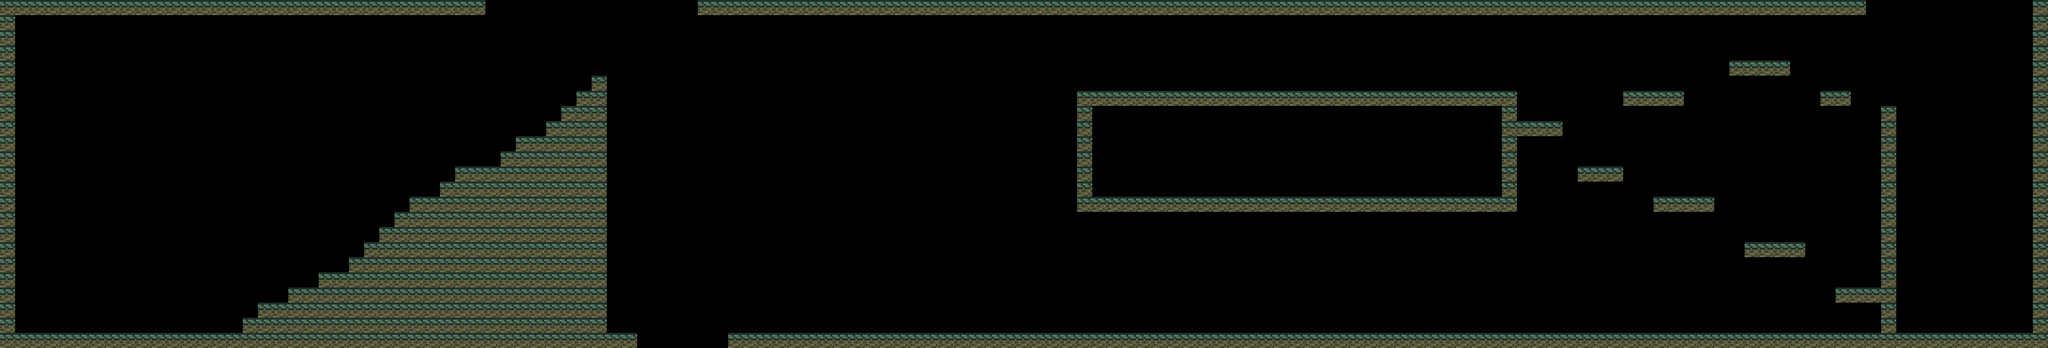

The image is a tile-based game level rendered from a .tmx file. Its description and complete source (layers, tilesets, objects, tile grids) follow:
An orthogonal 135x23 tile map with 32x32 px tiles, 1 tile layer (Tile Layer 1).

<map version="1.0" tiledversion="1.0.3" orientation="orthogonal" renderorder="right-down" width="135" height="23" tilewidth="32" tileheight="32" nextobjectid="1">
 <tileset firstgid="1" source="BrickFloor.tsx" />
 <layer name="Tile Layer 1" width="135" height="23">
  <data encoding="csv">
1,1,1,1,1,1,1,1,1,1,1,1,1,1,1,1,1,1,1,1,1,1,1,1,1,1,1,1,1,1,1,1,0,0,0,0,0,0,0,0,0,0,0,0,0,0,1,1,1,1,1,1,1,1,1,1,1,1,1,1,1,1,1,1,1,1,1,1,1,1,1,1,1,1,1,1,1,1,1,1,1,1,1,1,1,1,1,1,1,1,1,1,1,1,1,1,1,1,1,1,1,1,1,1,1,1,1,1,1,1,1,1,1,1,1,1,1,1,1,1,1,1,1,0,0,0,0,0,0,0,0,0,0,0,1,
1,0,0,0,0,0,0,0,0,0,0,0,0,0,0,0,0,0,0,0,0,0,0,0,0,0,0,0,0,0,0,0,0,0,0,0,0,0,0,0,0,0,0,0,0,0,0,0,0,0,0,0,0,0,0,0,0,0,0,0,0,0,0,0,0,0,0,0,0,0,0,0,0,0,0,0,0,0,0,0,0,0,0,0,0,0,0,0,0,0,0,0,0,0,0,0,0,0,0,0,0,0,0,0,0,0,0,0,0,0,0,0,0,0,0,0,0,0,0,0,0,0,0,0,0,0,0,0,0,0,0,0,0,0,1,
1,0,0,0,0,0,0,0,0,0,0,0,0,0,0,0,0,0,0,0,0,0,0,0,0,0,0,0,0,0,0,0,0,0,0,0,0,0,0,0,0,0,0,0,0,0,0,0,0,0,0,0,0,0,0,0,0,0,0,0,0,0,0,0,0,0,0,0,0,0,0,0,0,0,0,0,0,0,0,0,0,0,0,0,0,0,0,0,0,0,0,0,0,0,0,0,0,0,0,0,0,0,0,0,0,0,0,0,0,0,0,0,0,0,0,0,0,0,0,0,0,0,0,0,0,0,0,0,0,0,0,0,0,0,1,
1,0,0,0,0,0,0,0,0,0,0,0,0,0,0,0,0,0,0,0,0,0,0,0,0,0,0,0,0,0,0,0,0,0,0,0,0,0,0,0,0,0,0,0,0,0,0,0,0,0,0,0,0,0,0,0,0,0,0,0,0,0,0,0,0,0,0,0,0,0,0,0,0,0,0,0,0,0,0,0,0,0,0,0,0,0,0,0,0,0,0,0,0,0,0,0,0,0,0,0,0,0,0,0,0,0,0,0,0,0,0,0,0,0,0,0,0,0,0,0,0,0,0,0,0,0,0,0,0,0,0,0,0,0,1,
1,0,0,0,0,0,0,0,0,0,0,0,0,0,0,0,0,0,0,0,0,0,0,0,0,0,0,0,0,0,0,0,0,0,0,0,0,0,0,0,0,0,0,0,0,0,0,0,0,0,0,0,0,0,0,0,0,0,0,0,0,0,0,0,0,0,0,0,0,0,0,0,0,0,0,0,0,0,0,0,0,0,0,0,0,0,0,0,0,0,0,0,0,0,0,0,0,0,0,0,0,0,0,0,0,0,0,0,0,0,0,0,0,0,1,1,1,1,0,0,0,0,0,0,0,0,0,0,0,0,0,0,0,0,1,
1,0,0,0,0,0,0,0,0,0,0,0,0,0,0,0,0,0,0,0,0,0,0,0,0,0,0,0,0,0,0,0,0,0,0,0,0,0,0,1,0,0,0,0,0,0,0,0,0,0,0,0,0,0,0,0,0,0,0,0,0,0,0,0,0,0,0,0,0,0,0,0,0,0,0,0,0,0,0,0,0,0,0,0,0,0,0,0,0,0,0,0,0,0,0,0,0,0,0,0,0,0,0,0,0,0,0,0,0,0,0,0,0,0,0,0,0,0,0,0,0,0,0,0,0,0,0,0,0,0,0,0,0,0,1,
1,0,0,0,0,0,0,0,0,0,0,0,0,0,0,0,0,0,0,0,0,0,0,0,0,0,0,0,0,0,0,0,0,0,0,0,0,0,1,1,0,0,0,0,0,0,0,0,0,0,0,0,0,0,0,0,0,0,0,0,0,0,0,0,0,0,0,0,0,0,0,1,1,1,1,1,1,1,1,1,1,1,1,1,1,1,1,1,1,1,1,1,1,1,1,1,1,1,1,1,0,0,0,0,0,0,0,1,1,1,1,0,0,0,0,0,0,0,0,0,1,1,0,0,0,0,0,0,0,0,0,0,0,0,1,
1,0,0,0,0,0,0,0,0,0,0,0,0,0,0,0,0,0,0,0,0,0,0,0,0,0,0,0,0,0,0,0,0,0,0,0,0,1,1,1,0,0,0,0,0,0,0,0,0,0,0,0,0,0,0,0,0,0,0,0,0,0,0,0,0,0,0,0,0,0,0,1,0,0,0,0,0,0,0,0,0,0,0,0,0,0,0,0,0,0,0,0,0,0,0,0,0,0,0,1,0,0,0,0,0,0,0,0,0,0,0,0,0,0,0,0,0,0,0,0,0,0,0,0,1,0,0,0,0,0,0,0,0,0,1,
1,0,0,0,0,0,0,0,0,0,0,0,0,0,0,0,0,0,0,0,0,0,0,0,0,0,0,0,0,0,0,0,0,0,0,0,1,1,1,1,0,0,0,0,0,0,0,0,0,0,0,0,0,0,0,0,0,0,0,0,0,0,0,0,0,0,0,0,0,0,0,1,0,0,0,0,0,0,0,0,0,0,0,0,0,0,0,0,0,0,0,0,0,0,0,0,0,0,0,1,1,1,1,0,0,0,0,0,0,0,0,0,0,0,0,0,0,0,0,0,0,0,0,0,1,0,0,0,0,0,0,0,0,0,1,
1,0,0,0,0,0,0,0,0,0,0,0,0,0,0,0,0,0,0,0,0,0,0,0,0,0,0,0,0,0,0,0,0,0,1,1,1,1,1,1,0,0,0,0,0,0,0,0,0,0,0,0,0,0,0,0,0,0,0,0,0,0,0,0,0,0,0,0,0,0,0,1,0,0,0,0,0,0,0,0,0,0,0,0,0,0,0,0,0,0,0,0,0,0,0,0,0,0,0,1,0,0,0,0,0,0,0,0,0,0,0,0,0,0,0,0,0,0,0,0,0,0,0,0,1,0,0,0,0,0,0,0,0,0,1,
1,0,0,0,0,0,0,0,0,0,0,0,0,0,0,0,0,0,0,0,0,0,0,0,0,0,0,0,0,0,0,0,0,1,1,1,1,1,1,1,0,0,0,0,0,0,0,0,0,0,0,0,0,0,0,0,0,0,0,0,0,0,0,0,0,0,0,0,0,0,0,1,0,0,0,0,0,0,0,0,0,0,0,0,0,0,0,0,0,0,0,0,0,0,0,0,0,0,0,1,0,0,0,0,0,0,0,0,0,0,0,0,0,0,0,0,0,0,0,0,0,0,0,0,1,0,0,0,0,0,0,0,0,0,1,
1,0,0,0,0,0,0,0,0,0,0,0,0,0,0,0,0,0,0,0,0,0,0,0,0,0,0,0,0,0,1,1,1,1,1,1,1,1,1,1,0,0,0,0,0,0,0,0,0,0,0,0,0,0,0,0,0,0,0,0,0,0,0,0,0,0,0,0,0,0,0,1,0,0,0,0,0,0,0,0,0,0,0,0,0,0,0,0,0,0,0,0,0,0,0,0,0,0,0,1,0,0,0,0,1,1,1,0,0,0,0,0,0,0,0,0,0,0,0,0,0,0,0,0,1,0,0,0,0,0,0,0,0,0,1,
1,0,0,0,0,0,0,0,0,0,0,0,0,0,0,0,0,0,0,0,0,0,0,0,0,0,0,0,0,1,1,1,1,1,1,1,1,1,1,1,0,0,0,0,0,0,0,0,0,0,0,0,0,0,0,0,0,0,0,0,0,0,0,0,0,0,0,0,0,0,0,1,0,0,0,0,0,0,0,0,0,0,0,0,0,0,0,0,0,0,0,0,0,0,0,0,0,0,0,1,0,0,0,0,0,0,0,0,0,0,0,0,0,0,0,0,0,0,0,0,0,0,0,0,1,0,0,0,0,0,0,0,0,0,1,
1,0,0,0,0,0,0,0,0,0,0,0,0,0,0,0,0,0,0,0,0,0,0,0,0,0,0,1,1,1,1,1,1,1,1,1,1,1,1,1,0,0,0,0,0,0,0,0,0,0,0,0,0,0,0,0,0,0,0,0,0,0,0,0,0,0,0,0,0,0,0,1,1,1,1,1,1,1,1,1,1,1,1,1,1,1,1,1,1,1,1,1,1,1,1,1,1,1,1,1,0,0,0,0,0,0,0,0,0,1,1,1,1,0,0,0,0,0,0,0,0,0,0,0,1,0,0,0,0,0,0,0,0,0,1,
1,0,0,0,0,0,0,0,0,0,0,0,0,0,0,0,0,0,0,0,0,0,0,0,0,0,1,1,1,1,1,1,1,1,1,1,1,1,1,1,0,0,0,0,0,0,0,0,0,0,0,0,0,0,0,0,0,0,0,0,0,0,0,0,0,0,0,0,0,0,0,0,0,0,0,0,0,0,0,0,0,0,0,0,0,0,0,0,0,0,0,0,0,0,0,0,0,0,0,0,0,0,0,0,0,0,0,0,0,0,0,0,0,0,0,0,0,0,0,0,0,0,0,0,1,0,0,0,0,0,0,0,0,0,1,
1,0,0,0,0,0,0,0,0,0,0,0,0,0,0,0,0,0,0,0,0,0,0,0,0,1,1,1,1,1,1,1,1,1,1,1,1,1,1,1,0,0,0,0,0,0,0,0,0,0,0,0,0,0,0,0,0,0,0,0,0,0,0,0,0,0,0,0,0,0,0,0,0,0,0,0,0,0,0,0,0,0,0,0,0,0,0,0,0,0,0,0,0,0,0,0,0,0,0,0,0,0,0,0,0,0,0,0,0,0,0,0,0,0,0,0,0,0,0,0,0,0,0,0,1,0,0,0,0,0,0,0,0,0,1,
1,0,0,0,0,0,0,0,0,0,0,0,0,0,0,0,0,0,0,0,0,0,0,0,1,1,1,1,1,1,1,1,1,1,1,1,1,1,1,1,0,0,0,0,0,0,0,0,0,0,0,0,0,0,0,0,0,0,0,0,0,0,0,0,0,0,0,0,0,0,0,0,0,0,0,0,0,0,0,0,0,0,0,0,0,0,0,0,0,0,0,0,0,0,0,0,0,0,0,0,0,0,0,0,0,0,0,0,0,0,0,0,0,0,0,1,1,1,1,0,0,0,0,0,1,0,0,0,0,0,0,0,0,0,1,
1,0,0,0,0,0,0,0,0,0,0,0,0,0,0,0,0,0,0,0,0,0,0,1,1,1,1,1,1,1,1,1,1,1,1,1,1,1,1,1,0,0,0,0,0,0,0,0,0,0,0,0,0,0,0,0,0,0,0,0,0,0,0,0,0,0,0,0,0,0,0,0,0,0,0,0,0,0,0,0,0,0,0,0,0,0,0,0,0,0,0,0,0,0,0,0,0,0,0,0,0,0,0,0,0,0,0,0,0,0,0,0,0,0,0,0,0,0,0,0,0,0,0,0,1,0,0,0,0,0,0,0,0,0,1,
1,0,0,0,0,0,0,0,0,0,0,0,0,0,0,0,0,0,0,0,0,1,1,1,1,1,1,1,1,1,1,1,1,1,1,1,1,1,1,1,0,0,0,0,0,0,0,0,0,0,0,0,0,0,0,0,0,0,0,0,0,0,0,0,0,0,0,0,0,0,0,0,0,0,0,0,0,0,0,0,0,0,0,0,0,0,0,0,0,0,0,0,0,0,0,0,0,0,0,0,0,0,0,0,0,0,0,0,0,0,0,0,0,0,0,0,0,0,0,0,0,0,0,0,1,0,0,0,0,0,0,0,0,0,1,
1,0,0,0,0,0,0,0,0,0,0,0,0,0,0,0,0,0,0,1,1,1,1,1,1,1,1,1,1,1,1,1,1,1,1,1,1,1,1,1,0,0,0,0,0,0,0,0,0,0,0,0,0,0,0,0,0,0,0,0,0,0,0,0,0,0,0,0,0,0,0,0,0,0,0,0,0,0,0,0,0,0,0,0,0,0,0,0,0,0,0,0,0,0,0,0,0,0,0,0,0,0,0,0,0,0,0,0,0,0,0,0,0,0,0,0,0,0,0,0,0,1,1,1,1,0,0,0,0,0,0,0,0,0,1,
1,0,0,0,0,0,0,0,0,0,0,0,0,0,0,0,0,1,1,1,1,1,1,1,1,1,1,1,1,1,1,1,1,1,1,1,1,1,1,1,0,0,0,0,0,0,0,0,0,0,0,0,0,0,0,0,0,0,0,0,0,0,0,0,0,0,0,0,0,0,0,0,0,0,0,0,0,0,0,0,0,0,0,0,0,0,0,0,0,0,0,0,0,0,0,0,0,0,0,0,0,0,0,0,0,0,0,0,0,0,0,0,0,0,0,0,0,0,0,0,0,0,0,0,1,0,0,0,0,0,0,0,0,0,1,
1,0,0,0,0,0,0,0,0,0,0,0,0,0,0,0,1,1,1,1,1,1,1,1,1,1,1,1,1,1,1,1,1,1,1,1,1,1,1,1,0,0,0,0,0,0,0,0,0,0,0,0,0,0,0,0,0,0,0,0,0,0,0,0,0,0,0,0,0,0,0,0,0,0,0,0,0,0,0,0,0,0,0,0,0,0,0,0,0,0,0,0,0,0,0,0,0,0,0,0,0,0,0,0,0,0,0,0,0,0,0,0,0,0,0,0,0,0,0,0,0,0,0,0,1,0,0,0,0,0,0,0,0,0,1,
1,1,1,1,1,1,1,1,1,1,1,1,1,1,1,1,1,1,1,1,1,1,1,1,1,1,1,1,1,1,1,1,1,1,1,1,1,1,1,1,1,1,0,0,0,0,0,0,1,1,1,1,1,1,1,1,1,1,1,1,1,1,1,1,1,1,1,1,1,1,1,1,1,1,1,1,1,1,1,1,1,1,1,1,1,1,1,1,1,1,1,1,1,1,1,1,1,1,1,1,1,1,1,1,1,1,1,1,1,1,1,1,1,1,1,1,1,1,1,1,1,1,1,1,1,1,1,1,1,1,1,1,1,1,1
</data>
 </layer>
</map>
